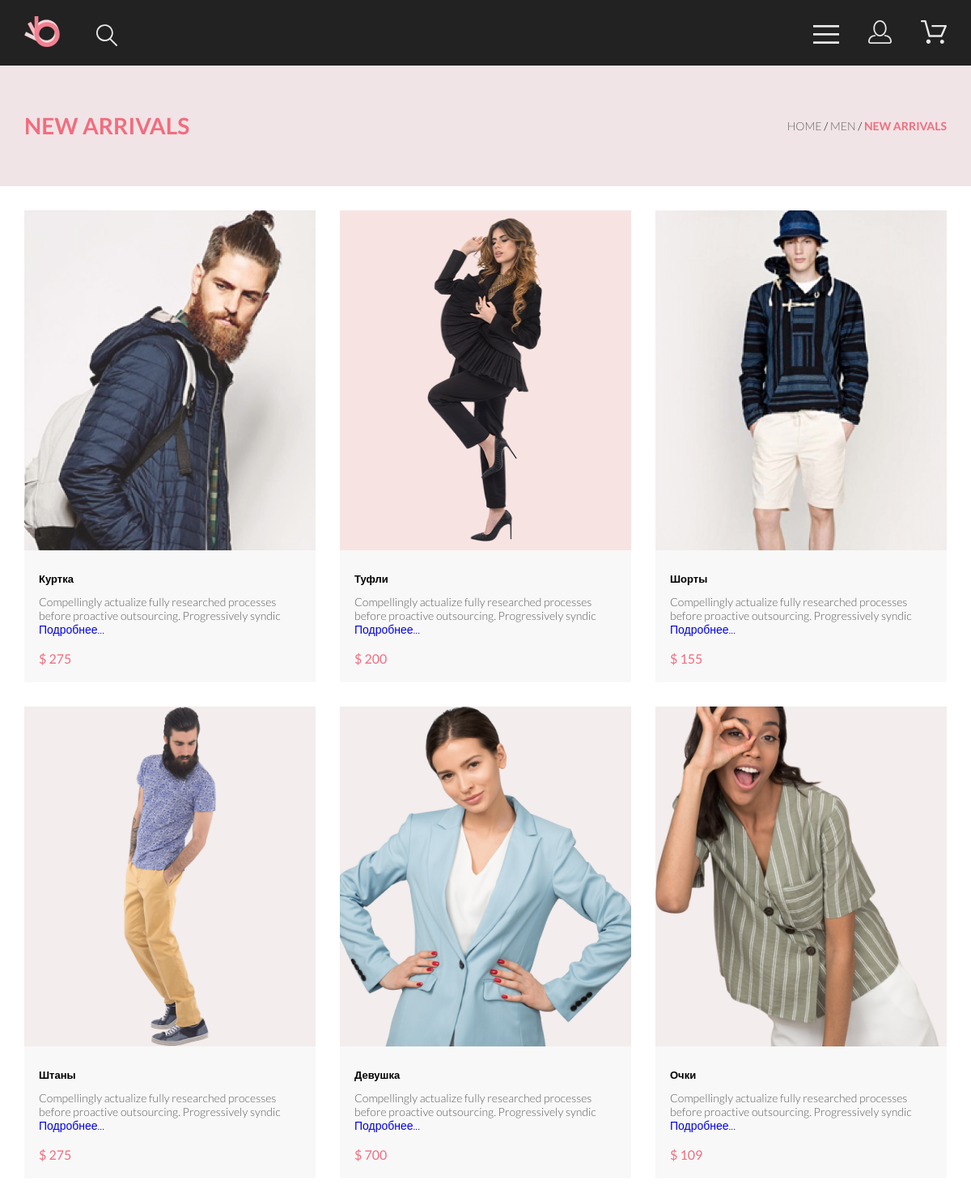
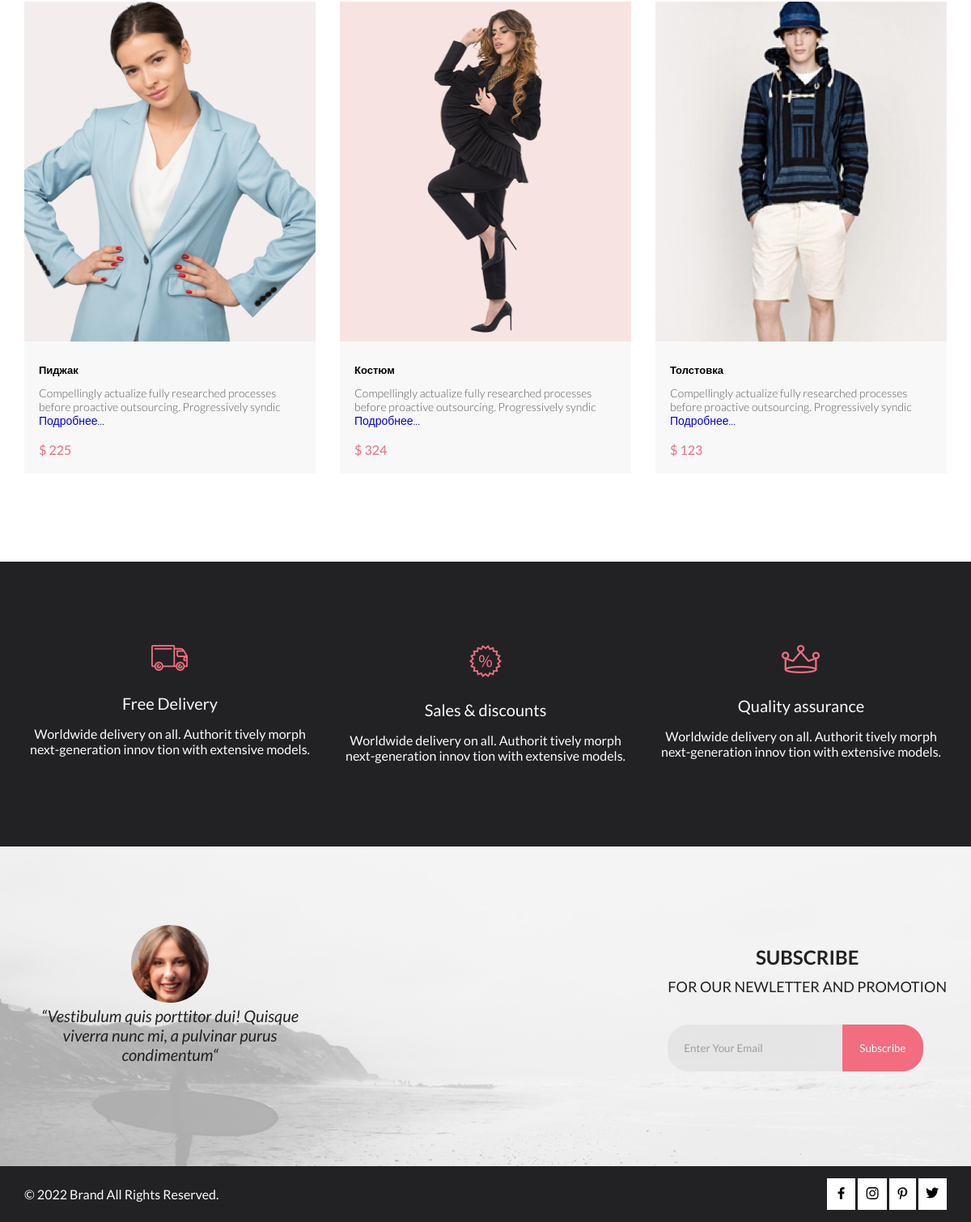
Screenshot of /catalog.php with the database file from the repository (2 pictures, top to bottom).
### tables this page shows
CREATE TABLE `goods` (
  `id` int NOT NULL,
  `name` text,
  `description` text,
  `price` int DEFAULT NULL,
  `collection_id` int DEFAULT NULL,
  `color` text,
  `size` int DEFAULT NULL,
  `img` text,
  `data_create` datetime NOT NULL DEFAULT CURRENT_TIMESTAMP,
  `views` int DEFAULT NULL
);

### public/catalog.php (the view, shortened to what this page needs)
<?php
include_once 'templates/head.php';
?>
<body>
    <?php
    include_once 'templates/header.php'
    ?>
    <div class="title">
        <div class="container title_wrap">
            <div class="title_name">
                <h1>NEW ARRIVALS </h1>
            </div>
            <div class="breadcrumbs">
                <p><a class="breadcrumbs-link" href="index.html">HOME</a> / <a class="breadcrumbs-link" href="#">MEN</a>
                    / <span class="breadcrumbs_red">NEW
                        ARRIVALS</span> </p>
            </div>
        </div>
    </div>
    <main class="container">
        <div class="card">
            <?php
            $sql = "select * from goods limit 9";
            $res = mysqli_query($connect, $sql);
            while ($data = mysqli_fetch_assoc($res)) {
            ?>
                <div class="card_item">
                    <img src="img/<?= $data['img'] ?>" alt="<?= $data['id'] ?>">
                    <h3 class="card_name"><?= $data['name'] ?></h3>
                    <p class="card_description"><?= substr($data['description'], 0, 100) ?>
                        <a href="product.php?id=<?= $data['id'] ?>" class="link">Подробнее...</a>
                    </p>
                    <p class="card_price">$ <?= $data['price'] ?></p>
                </div>
            <?php
            }; ?>
        </div>
    </main>
    <div class="advantage">
        <div class="container advantage_wrap">
            <div class="advantage_card">
                <img src="img/icon/delivery.png" alt="item">
                <h3>
                    Free Delivery
                </h3>
                <p>
                    Worldwide delivery on all. Authorit tively morph next-generation innov tion with extensive models.
                </p>
            </div>
            <div class="advantage_card">
                <img src="img/icon/sales.png" alt="item">
                <h3>
                    Sales & discounts
                </h3>
                <p>
                    Worldwide delivery on all. Authorit tively morph next-generation innov tion with extensive models.
                </p>
            </div>
            <div class="advantage_card">
                <img src="img/icon/quality.png" alt="item">
                <h3>
                    Quality assurance
                </h3>
                <p>
                    Worldwide delivery on all. Authorit tively morph next-generation innov tion with extensive models.
                </p>
            </div>
        </div>
    </div>
    <div class="feetback">
        <div class="container subscrabe_wrap">
            <div class="comment">
                <img src="img/ava_comment.png" alt="avatar">
                <p>“Vestibulum quis porttitor dui! Quisque viverra nunc mi, a pulvinar purus condimentum“</p>
            </div>
            <div class="subscribe">
                <p><span>SUBSCRIBE</span> <br> FOR OUR NEWLETTER AND PROMOTION</p>
                <form class="subscribe_form">
                    <input type="email" class="email" minlength="4" maxlength="32" placeholder="Enter Your Email">
                    <input type="submit" class="submit" value="Subscribe">
                </form>
            </div>
        </div>
    </div>
    <?php
    include_once 'templates/footer.php'
    ?>

### public/templates/head.php (shortened to what this page needs)
<!DOCTYPE html>
<html lang="en">
<head>
    <link rel="stylesheet" href="css/style.css">
</head>

### public/templates/header.php (shortened to what this page needs)
<?php
if ($_SESSION['id_user']) {
    $url = 'profile.php';
    $red = 'red';
} else {
    $url = 'registration.php?active=login';
}
?>
<header class="header">
    <div class="container header_wrap">
        <div class="header_left">
            <a href="index.php" class="link"><img class="logo_link" src="img/icon/logo.png" alt="Logo"></a>
            <a href="catalog.php" class="link search_icon">
            </a>
        </div>
        <div class="header_right">
            <label class="header__menu" for="toggle"><svg class="header__icon" width="32" height="23"
                    viewBox="0 0 32 23" xmlns="http://www.w3.org/2000/svg">
                    <path d="M0 23V20.31H32V23H0ZM0 12.76V10.07H32V12.76H0ZM0 2.69V0H32V2.69H0Z" />
                </svg></label>
            <a href="<?= $url ?>" class="link icon menu__icon-head">
            </a>
            <a href="cart.php" class="link icon menu__icon-head">
            </a>
        </div>
    </div>
</header>

### public/templates/footer.php (shortened to what this page needs)
<footer class="footer">
    <div class="container footer_wrap">
        <div class="footer_copyright">© <?= date('Y') ?> Brand All Rights Reserved.</div>
        <div class="footer_social">
            <a class="icon-social icon-f" href="#"></a>
            <a class="icon-social icon-i" href="#"></a>
            <a class="icon-social icon-p" href="#"></a>
            <a class="icon-social icon-t" href="#"></a>
        </div>
    </div>
</footer>
</body>
</html>

### public/css/style.css (style rules this page uses)
* { margin: 0; padding: 0; font-family: 'Lato', sans-serif; -webkit-box-sizing: border-box; box-sizing: border-box; }
.container { max-width: 1156px; padding: 0 8px; margin: 0 auto; }
.link { text-decoration: none; }
.header { background: #222; padding: 20px; }
.header_wrap { display: -webkit-box; display: -ms-flexbox; display: flex; -webkit-box-pack: justify; -ms-flex-pack: justify; justify-content: space-between; -webkit-box-align: center; -ms-flex-align: center; align-items: center; }
.header__icon { fill: #e8e8e8; -webkit-transition: 0.4s; transition: 0.4s; }
.search_icon { margin-left: 41px; }
.icon { margin-left: 33px; }
.logo_link { -webkit-transform: rotate(0deg); transform: rotate(0deg); }
.advantage { background: #222224; color: #FBFBFB; margin-top: 109px; padding: 103px 0; }
.advantage_wrap { display: -webkit-box; display: -ms-flexbox; display: flex; -ms-flex-wrap: wrap; flex-wrap: wrap; -webkit-box-pack: justify; -ms-flex-pack: justify; justify-content: space-between; }
.advantage_card { width: 360px; text-align: center; -webkit-transform: scale(1); transform: scale(1); -webkit-transition: 0.2s; transition: 0.2s; }
.advantage_card > h3 { font-weight: normal; font-size: 20px; line-height: 24px; margin-top: 25px; margin-bottom: 16px; }
.feetback { background: url(../img/subscribe_bg.png) 50% no-repeat; background-size: cover; background-position: 24%; }
.subscrabe_wrap { display: -webkit-box; display: -ms-flexbox; display: flex; -ms-flex-wrap: wrap; flex-wrap: wrap; -webkit-box-pack: justify; -ms-flex-pack: justify; justify-content: space-between; -webkit-box-align: center; -ms-flex-align: center; align-items: center; color: #222224; }
.comment { width: 360px; font-style: italic; font-size: 20px; line-height: 24px; text-align: center; margin-top: 97px; margin-bottom: 126px; }
.subscribe { font-size: 18px; line-height: 30px; text-align: center; }
.subscribe_form { display: -webkit-box; display: -ms-flexbox; display: flex; margin-top: 32px; }
.subscribe > p > span { font-weight: bold; font-size: 24px; line-height: 167.2%; text-align: center; }
.email { border: none; background: #E1E1E1; border-top-left-radius: 26px; border-bottom-left-radius: 26px; padding: 20px; width: 216px; color: #222224; opacity: 0.67; }
.submit { border: none; background: #F16D7F; border: 1px solid #F16D7F; border-top-right-radius: 26px; border-bottom-right-radius: 26px; padding: 20px; color: #FFFFFF; -webkit-transition: 0.4s; transition: 0.4s; }
.footer { background: #222224; }
.footer_wrap { display: -webkit-box; display: -ms-flexbox; display: flex; -webkit-box-pack: justify; -ms-flex-pack: justify; justify-content: space-between; -webkit-box-align: center; -ms-flex-align: center; align-items: center; color: #FBFBFB; }
.footer_social { margin: 25px 0; }
.icon-social { padding: 10px; background-color: white; fill: black; -webkit-transition: 0.4s; transition: 0.4s; }
.icon-f { padding: 10px 13px; }
.icon-t { padding: 10px 9px; }
.title { background: #f1e4e6; }
.title_wrap { display: -webkit-box; display: -ms-flexbox; display: flex; -webkit-box-pack: justify; -ms-flex-pack: justify; justify-content: space-between; -webkit-box-align: center; -ms-flex-align: center; align-items: center; }
.title_name { font-size: 14px; line-height: 29px; color: #F16D7F; margin: 60px 0; }
.breadcrumbs { font-weight: 300; font-size: 14px; line-height: 17px; }
.breadcrumbs-link { color: #636363; text-decoration: none; border-bottom: 1px solid rgba(0, 0, 0, 0); -webkit-transition: 00.6s; transition: 00.6s; }
.breadcrumbs_red { font-weight: 700; color: #F16D7F; }
.card { display: -webkit-box; display: -ms-flexbox; display: flex; -ms-flex-wrap: wrap; flex-wrap: wrap; -webkit-box-pack: justify; -ms-flex-pack: justify; justify-content: space-between; margin-bottom: 63px; }
.card_item { padding-bottom: 57px; width: 360px; background: #F8F8F8; margin-top: 30px; text-align: left; position: relative; -webkit-transition: 0.5s; transition: 0.5s; }
.card_name { font-size: 13px; line-height: 16px; color: #000000; margin: 24px 18px 12px 18px; }
.card_description { font-weight: 300; font-size: 14px; line-height: 17px; color: #5D5D5D; margin: 0 18px; }
.card_price { font-size: 16px; line-height: 19px; color: #F16D7F; position: absolute; left: 18px; bottom: 20px; }

### rows the page displays
goods: img (picture), name "Куртка", description "Compellingly actualize fully researched processes before proactive outsourcing. Progressively syndic", price "275"
goods: img (picture), name "Туфли", description "Compellingly actualize fully researched processes before proactive outsourcing. Progressively syndic", price "200"
goods: img (picture), name "Шорты", description "Compellingly actualize fully researched processes before proactive outsourcing. Progressively syndic", price "155"
goods: img (picture), name "Штаны", description "Compellingly actualize fully researched processes before proactive outsourcing. Progressively syndic", price "275"
goods: img (picture), name "Девушка", description "Compellingly actualize fully researched processes before proactive outsourcing. Progressively syndic", price "700"
goods: img (picture), name "Очки", description "Compellingly actualize fully researched processes before proactive outsourcing. Progressively syndic", price "109"
goods: img (picture), name "Пиджак", description "Compellingly actualize fully researched processes before proactive outsourcing. Progressively syndic", price "225"
goods: img (picture), name "Костюм", description "Compellingly actualize fully researched processes before proactive outsourcing. Progressively syndic", price "324"
goods: img (picture), name "Толстовка", description "Compellingly actualize fully researched processes before proactive outsourcing. Progressively syndic", price "123"
